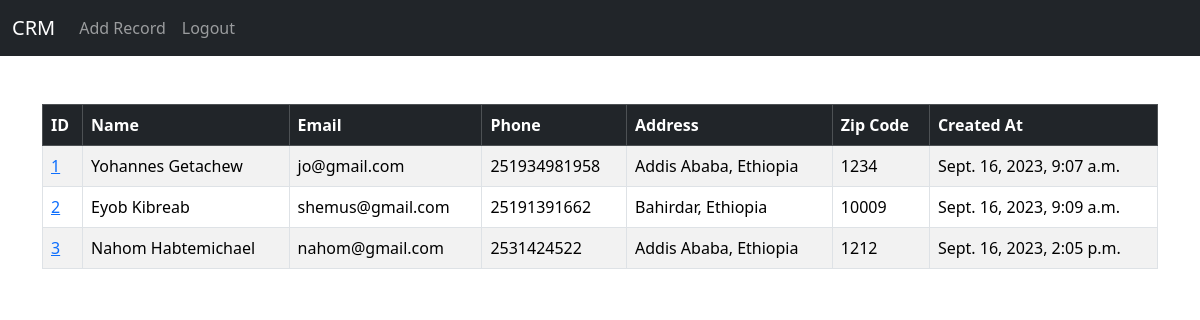
Page / (signed in) on the earlier database version.
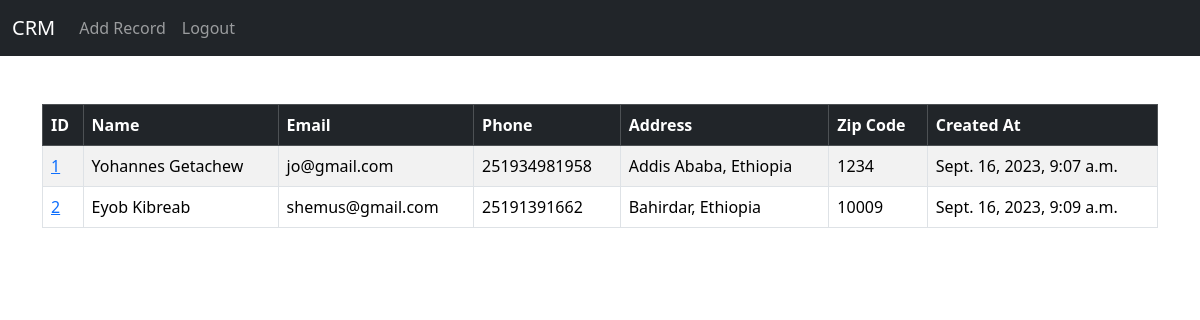
Same page on the later database version.
### crmApp/models.py (models this page shows, shortened)
class Record(models.Model):
    created_at = models.DateTimeField(auto_now_add=True)
    first_name = models.CharField(max_length=50)
    last_name = models.CharField(max_length=50)
    email = models.CharField(max_length=70)
    phone = models.CharField(max_length=15)
    address = models.CharField(max_length=40)
    city = models.CharField(max_length=50)
    state = models.CharField(max_length=30)
    zipcode = models.CharField(max_length=20)

### crmApp/views.py (the view)
# urls.py: path('', views.home, name='home'),
def home(request):
    records = Record.objects.all()
    if request.method == 'POST':
        username = request.POST['username']
        password = request.POST['password']
        user = authenticate(request, username=username, password=password)
        if user is not None:
            login(request, user)
            messages.success(request, "You have successfully Login ...")
            return redirect('home')
        else:
            messages.success(request, "There was an error logging in. Please try again...")
            return redirect('home')
    else:
        return render(request, 'home.html', {'records': records})

### crmApp/templates/home.html (shortened to what this page needs)
{% extends 'base.html' %}
{% block content %}
    {% if user.is_authenticated %}
        <br/>
        {% if records %}
                <table class="table table-striped table-hover table-bordered">
                    <thead class="table-dark">
                      <tr>
                        <th scope="col">ID</th>
                        <th scope="col">Name</th>
                        <th scope="col">Email</th>
                        <th scope="col">Phone</th>
                        <th scope="col">Address</th>
                        <th scope="col">Zip Code</th>
                        <th scope="col">Created At</th>
                      </tr>
                    </thead>
                    <tbody>
                        {% for record in records %}
                        <tr>
                            <td><a href="{% url 'record' record.id %}">{{ record.id }}</a></td>
                            <td>{{ record.first_name }} {{ record.last_name }}</td>
                            <td>{{ record.email }}</td>
                            <td>{{ record.phone }}</td>
                            <td>{{ record.address }}</td>
                            <td>{{ record.zipcode }}</td>
                            <td>{{ record.created_at }}</td>
                        </tr>
                        {% endfor %}
                    </tbody>
                  </table>
        {% endif %}
    {% endif %}
{% endblock %}

Differences in the rows shown:
removed Record: id "3", first_name "Nahom", last_name "Habtemichael", email "nahom@gmail.com", phone "2531424522", address "Addis Ababa, Ethiopia", zipcode "1212", created_at "Sept. 16, 2023, 2:05 p.m."
